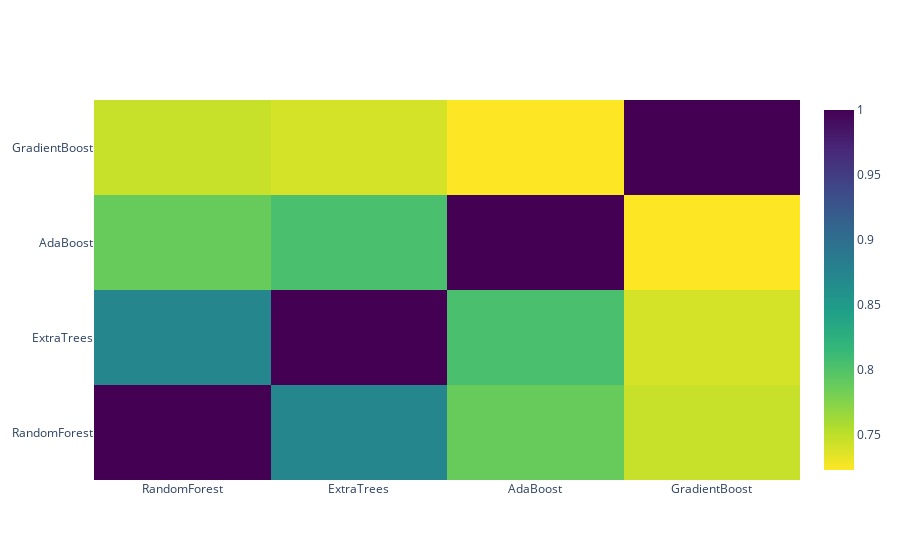

Notebook source saved alongside this figure:
### Code cell
data = [
    go.Heatmap(
        z= base_predictions_train.astype(float).corr().values ,
        x=base_predictions_train.columns.values,
        y= base_predictions_train.columns.values,
          colorscale='Viridis',
            showscale=True,
            reversescale = True
    )
]
py.iplot(data, filename='labelled-heatmap')

### Figure 1 — Plotly figure (JSON) as saved in the notebook; plotly's stock layout.template omitted (floating-point values rounded to 4 significant figures)
{"data": [{"colorscale": [[0, "#440154"], [0.1111, "#482878"], [0.2222, "#3e4989"], [0.3333, "#31688e"], [0.4444, "#26828e"], [0.5556, "#1f9e89"], [0.6667, "#35b779"], [0.7778, "#6ece58"], [0.8889, "#b5de2b"], [1, "#fde725"]], "reversescale": true, "showscale": true, "type": "heatmap", "x": ["RandomForest", "ExtraTrees", "AdaBoost", "GradientBoost"], "y": ["RandomForest", "ExtraTrees", "AdaBoost", "GradientBoost"], "z": [[1, 0.8711, 0.7878, 0.7455], [0.8711, 1, 0.8038, 0.7402], [0.7878, 0.8038, 1, 0.7225], [0.7455, 0.7402, 0.7225, 1]]}], "layout": {}}
